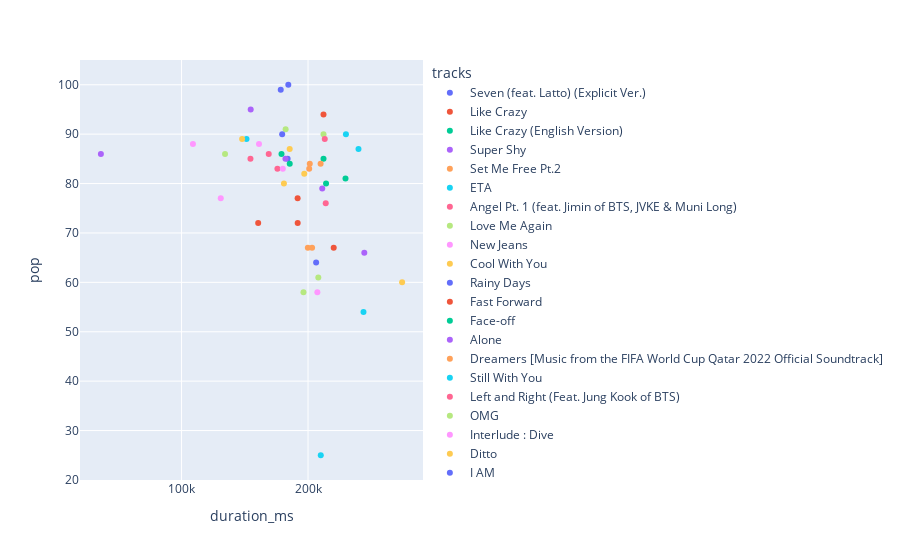

Notebook code cell kept with this figure:
### Markdown cell above
observing a few the top 50 song across each country we can see that it looks like the sweet spot for song length using the spotify popularity metric is about 200k ms.There are not many examples of song that reach the top 50 around 300k ms but when they do they are not high in the top 50.However while songs around 100k are similarly far and few between they seem to perform a bit better when they do.

### Code cell
#South Korea
px.scatter(dataframes[10],x='duration_ms',y='pop',color='tracks')

### Figure 1 — Plotly figure (JSON) as saved in the notebook; plotly's stock layout.template omitted (floating-point values rounded to 4 significant figures)
{"data": [{"hovertemplate": "tracks=Seven (feat. Latto) (Explicit Ver.)<br>duration_ms=%{x}<br>pop=%{y}<extra></extra>", "legendgroup": "Seven (feat. Latto) (Explicit Ver.)", "marker": {"color": "#636efa", "symbol": "circle"}, "mode": "markers", "name": "Seven (feat. Latto) (Explicit Ver.)", "orientation": "v", "showlegend": true, "type": "scatter", "x": [184400], "xaxis": "x", "y": [100], "yaxis": "y"}, {"hovertemplate": "tracks=Like Crazy<br>duration_ms=%{x}<br>pop=%{y}<extra></extra>", "legendgroup": "Like Crazy", "marker": {"color": "#EF553B", "symbol": "circle"}, "mode": "markers", "name": "Like Crazy", "orientation": "v", "showlegend": true, "type": "scatter", "x": [212241], "xaxis": "x", "y": [94], "yaxis": "y"}, {"hovertemplate": "tracks=Like Crazy (English Version)<br>duration_ms=%{x}<br>pop=%{y}<extra></extra>", "legendgroup": "Like Crazy (English Version)", "marker": {"color": "#00cc96", "symbol": "circle"}, "mode": "markers", "name": "Like Crazy (English Version)", "orientation": "v", "showlegend": true, "type": "scatter", "x": [212253], "xaxis": "x", "y": [85], "yaxis": "y"}, {"hovertemplate": "tracks=Super Shy<br>duration_ms=%{x}<br>pop=%{y}<extra></extra>", "legendgroup": "Super Shy", "marker": {"color": "#ab63fa", "symbol": "circle"}, "mode": "markers", "name": "Super Shy", "orientation": "v", "showlegend": true, "type": "scatter", "x": [154666], "xaxis": "x", "y": [95], "yaxis": "y"}, {"hovertemplate": "tracks=Set Me Free Pt.2<br>duration_ms=%{x}<br>pop=%{y}<extra></extra>", "legendgroup": "Set Me Free Pt.2", "marker": {"color": "#FFA15A", "symbol": "circle"}, "mode": "markers", "name": "Set Me Free Pt.2", "orientation": "v", "showlegend": true, "type": "scatter", "x": [200929], "xaxis": "x", "y": [83], "yaxis": "y"}, {"hovertemplate": "tracks=ETA<br>duration_ms=%{x}<br>pop=%{y}<extra></extra>", "legendgroup": "ETA", "marker": {"color": "#19d3f3", "symbol": "circle"}, "mode": "markers", "name": "ETA", "orientation": "v", "showlegend": true, "type": "scatter", "x": [151373], "xaxis": "x", "y": [89], "yaxis": "y"}, {"hovertemplate": "tracks=Angel Pt. 1 (feat. Jimin of BTS, JVKE & Muni Long)<br>duration_ms=%{x}<br>pop=%{y}<extra></extra>", "legendgroup": "Angel Pt. 1 (feat. Jimin of BTS, JVKE & Muni Long)", "marker": {"color": "#FF6692", "symbol": "circle"}, "mode": "markers", "name": "Angel Pt. 1 (feat. Jimin of BTS, JVKE & Muni Long)", "orientation": "v", "showlegend": true, "type": "scatter", "x": [175802], "xaxis": "x", "y": [83], "yaxis": "y"}, {"hovertemplate": "tracks=Love Me Again<br>duration_ms=%{x}<br>pop=%{y}<extra></extra>", "legendgroup": "Love Me Again", "marker": {"color": "#B6E880", "symbol": "circle"}, "mode": "markers", "name": "Love Me Again", "orientation": "v", "showlegend": true, "type": "scatter", "x": [182293], "xaxis": "x", "y": [91], "yaxis": "y"}, {"hovertemplate": "tracks=New Jeans<br>duration_ms=%{x}<br>pop=%{y}<extra></extra>", "legendgroup": "New Jeans", "marker": {"color": "#FF97FF", "symbol": "circle"}, "mode": "markers", "name": "New Jeans", "orientation": "v", "showlegend": true, "type": "scatter", "x": [108986], "xaxis": "x", "y": [88], "yaxis": "y"}, {"hovertemplate": "tracks=Cool With You<br>duration_ms=%{x}<br>pop=%{y}<extra></extra>", "legendgroup": "Cool With You", "marker": {"color": "#FECB52", "symbol": "circle"}, "mode": "markers", "name": "Cool With You", "orientation": "v", "showlegend": true, "type": "scatter", "x": [147880], "xaxis": "x", "y": [89], "yaxis": "y"}, {"hovertemplate": "tracks=Rainy Days<br>duration_ms=%{x}<br>pop=%{y}<extra></extra>", "legendgroup": "Rainy Days", "marker": {"color": "#636efa", "symbol": "circle"}, "mode": "markers", "name": "Rainy Days", "orientation": "v", "showlegend": true, "type": "scatter", "x": [179560], "xaxis": "x", "y": [90], "yaxis": "y"}, {"hovertemplate": "tracks=Fast Forward<br>duration_ms=%{x}<br>pop=%{y}<extra></extra>", "legendgroup": "Fast Forward", "marker": {"color": "#EF553B", "symbol": "circle"}, "mode": "markers", "name": "Fast Forward", "orientation": "v", "showlegend": true, "type": "scatter", "x": [160578], "xaxis": "x", "y": [72], "yaxis": "y"}, {"hovertemplate": "tracks=Face-off<br>duration_ms=%{x}<br>pop=%{y}<extra></extra>", "legendgroup": "Face-off", "marker": {"color": "#00cc96", "symbol": "circle"}, "mode": "markers", "name": "Face-off", "orientation": "v", "showlegend": true, "type": "scatter", "x": [229627], "xaxis": "x", "y": [81], "yaxis": "y"}, {"hovertemplate": "tracks=Alone<br>duration_ms=%{x}<br>pop=%{y}<extra></extra>", "legendgroup": "Alone", "marker": {"color": "#ab63fa", "symbol": "circle"}, "mode": "markers", "name": "Alone", "orientation": "v", "showlegend": true, "type": "scatter", "x": [211250], "xaxis": "x", "y": [79], "yaxis": "y"}, {"hovertemplate": "tracks=Dreamers [Music from the FIFA World Cup Qatar 2022 Official Soundtrack]<br>duration_ms=%{x}<br>pop=%{y}<extra></extra>", "legendgroup": "Dreamers [Music from the FIFA World Cup Qatar 2022 Official Soundtrack]", "marker": {"color": "#FFA15A", "symbol": "circle"}, "mode": "markers", "name": "Dreamers [Music from the FIFA World Cup Qatar 2022 Official Soundtrack]", "orientation": "v", "showlegend": true, "type": "scatter", "x": [201391], "xaxis": "x", "y": [84], "yaxis": "y"}, {"hovertemplate": "tracks=Still With You<br>duration_ms=%{x}<br>pop=%{y}<extra></extra>", "legendgroup": "Still With You", "marker": {"color": "#19d3f3", "symbol": "circle"}, "mode": "markers", "name": "Still With You", "orientation": "v", "showlegend": true, "type": "scatter", "x": [239905], "xaxis": "x", "y": [87], "yaxis": "y"}, {"hovertemplate": "tracks=Left and Right (Feat. Jung Kook of BTS)<br>duration_ms=%{x}<br>pop=%{y}<extra></extra>", "legendgroup": "Left and Right (Feat. Jung Kook of BTS)", "marker": {"color": "#FF6692", "symbol": "circle"}, "mode": "markers", "name": "Left and Right (Feat. Jung Kook of BTS)", "orientation": "v", "showlegend": true, "type": "scatter", "x": [154486], "xaxis": "x", "y": [85], "yaxis": "y"}, {"hovertemplate": "tracks=OMG<br>duration_ms=%{x}<br>pop=%{y}<extra></extra>", "legendgroup": "OMG", "marker": {"color": "#B6E880", "symbol": "circle"}, "mode": "markers", "name": "OMG", "orientation": "v", "showlegend": true, "type": "scatter", "x": [212253], "xaxis": "x", "y": [90], "yaxis": "y"}, {"hovertemplate": "tracks=Interlude : Dive<br>duration_ms=%{x}<br>pop=%{y}<extra></extra>", "legendgroup": "Interlude : Dive", "marker": {"color": "#FF97FF", "symbol": "circle"}, "mode": "markers", "name": "Interlude : Dive", "orientation": "v", "showlegend": true, "type": "scatter", "x": [130996], "xaxis": "x", "y": [77], "yaxis": "y"}, {"hovertemplate": "tracks=Ditto<br>duration_ms=%{x}<br>pop=%{y}<extra></extra>", "legendgroup": "Ditto", "marker": {"color": "#FECB52", "symbol": "circle"}, "mode": "markers", "name": "Ditto", "orientation": "v", "showlegend": true, "type": "scatter", "x": [185506], "xaxis": "x", "y": [87], "yaxis": "y"}, {"hovertemplate": "tracks=I AM<br>duration_ms=%{x}<br>pop=%{y}<extra></extra>", "legendgroup": "I AM", "marker": {"color": "#636efa", "symbol": "circle"}, "mode": "markers", "name": "I AM", "orientation": "v", "showlegend": true, "type": "scatter", "x": [183853], "xaxis": "x", "y": [85], "yaxis": "y"}, {"hovertemplate": "tracks=Grain of Sand<br>duration_ms=%{x}<br>pop=%{y}<extra></extra>", "legendgroup": "Grain of Sand", "marker": {"color": "#EF553B", "symbol": "circle"}, "mode": "markers", "name": "Grain of Sand", "orientation": "v", "showlegend": true, "type": "scatter", "x": [220309], "xaxis": "x", "y": [67], "yaxis": "y"}, {"hovertemplate": "tracks=Hype Boy<br>duration_ms=%{x}<br>pop=%{y}<extra></extra>", "legendgroup": "Hype Boy", "marker": {"color": "#00cc96", "symbol": "circle"}, "mode": "markers", "name": "Hype Boy", "orientation": "v", "showlegend": true, "type": "scatter", "x": [179026], "xaxis": "x", "y": [86], "yaxis": "y"}, {"hovertemplate": "tracks=London Boy<br>duration_ms=%{x}<br>pop=%{y}<extra></extra>", "legendgroup": "London Boy", "marker": {"color": "#ab63fa", "symbol": "circle"}, "mode": "markers", "name": "London Boy", "orientation": "v", "showlegend": true, "type": "scatter", "x": [244500], "xaxis": "x", "y": [66], "yaxis": "y"}, {"hovertemplate": "tracks=Christmas Tree<br>duration_ms=%{x}<br>pop=%{y}<extra></extra>", "legendgroup": "Christmas Tree", "marker": {"color": "#FFA15A", "symbol": "circle"}, "mode": "markers", "name": "Christmas Tree", "orientation": "v", "showlegend": true, "type": "scatter", "x": [209946], "xaxis": "x", "y": [84], "yaxis": "y"}, {"hovertemplate": "tracks=Take Two<br>duration_ms=%{x}<br>pop=%{y}<extra></extra>", "legendgroup": "Take Two", "marker": {"color": "#19d3f3", "symbol": "circle"}, "mode": "markers", "name": "Take Two", "orientation": "v", "showlegend": true, "type": "scatter", "x": [229953], "xaxis": "x", "y": [90], "yaxis": "y"}, {"hovertemplate": "tracks=People Pt.2 (feat. IU)<br>duration_ms=%{x}<br>pop=%{y}<extra></extra>", "legendgroup": "People Pt.2 (feat. IU)", "marker": {"color": "#FF6692", "symbol": "circle"}, "mode": "markers", "name": "People Pt.2 (feat. IU)", "orientation": "v", "showlegend": true, "type": "scatter", "x": [213995], "xaxis": "x", "y": [76], "yaxis": "y"}, {"hovertemplate": "tracks=ASAP<br>duration_ms=%{x}<br>pop=%{y}<extra></extra>", "legendgroup": "ASAP", "marker": {"color": "#B6E880", "symbol": "circle"}, "mode": "markers", "name": "ASAP", "orientation": "v", "showlegend": true, "type": "scatter", "x": [134386], "xaxis": "x", "y": [86], "yaxis": "y"}, {"hovertemplate": "tracks=Queencard<br>duration_ms=%{x}<br>pop=%{y}<extra></extra>", "legendgroup": "Queencard", "marker": {"color": "#FF97FF", "symbol": "circle"}, "mode": "markers", "name": "Queencard", "orientation": "v", "showlegend": true, "type": "scatter", "x": [161240], "xaxis": "x", "y": [88], "yaxis": "y"}, {"hovertemplate": "tracks=Spicy<br>duration_ms=%{x}<br>pop=%{y}<extra></extra>", "legendgroup": "Spicy", "marker": {"color": "#FECB52", "symbol": "circle"}, "mode": "markers", "name": "Spicy", "orientation": "v", "showlegend": true, "type": "scatter", "x": [197040], "xaxis": "x", "y": [82], "yaxis": "y"}, {"hovertemplate": "tracks=Polaroid<br>duration_ms=%{x}<br>pop=%{y}<extra></extra>", "legendgroup": "Polaroid", "marker": {"color": "#636efa", "symbol": "circle"}, "mode": "markers", "name": "Polaroid", "orientation": "v", "showlegend": true, "type": "scatter", "x": [206400], "xaxis": "x", "y": [64], "yaxis": "y"}, {"hovertemplate": "tracks=Steal The Show - From \"Elemental\"<br>duration_ms=%{x}<br>pop=%{y}<extra></extra>", "legendgroup": "Steal The Show - From \"Elemental\"", "marker": {"color": "#EF553B", "symbol": "circle"}, "mode": "markers", "name": "Steal The Show - From \"Elemental\"", "orientation": "v", "showlegend": true, "type": "scatter", "x": [191779], "xaxis": "x", "y": [77], "yaxis": "y"}, {"hovertemplate": "tracks=Eve, Psyche & The Bluebeard’s wife<br>duration_ms=%{x}<br>pop=%{y}<extra></extra>", "legendgroup": "Eve, Psyche & The Bluebeard’s wife", "marker": {"color": "#00cc96", "symbol": "circle"}, "mode": "markers", "name": "Eve, Psyche & The Bluebeard’s wife", "orientation": "v", "showlegend": true, "type": "scatter", "x": [185538], "xaxis": "x", "y": [84], "yaxis": "y"}, {"hovertemplate": "tracks=Get Up<br>duration_ms=%{x}<br>pop=%{y}<extra></extra>", "legendgroup": "Get Up", "marker": {"color": "#ab63fa", "symbol": "circle"}, "mode": "markers", "name": "Get Up", "orientation": "v", "showlegend": true, "type": "scatter", "x": [36226], "xaxis": "x", "y": [86], "yaxis": "y"}, {"hovertemplate": "tracks=Better Things<br>duration_ms=%{x}<br>pop=%{y}<extra></extra>", "legendgroup": "Better Things", "marker": {"color": "#FFA15A", "symbol": "circle"}, "mode": "markers", "name": "Better Things", "orientation": "v", "showlegend": true, "type": "scatter", "x": [203216], "xaxis": "x", "y": [67], "yaxis": "y"}, {"hovertemplate": "tracks=Let's Say Goodbye<br>duration_ms=%{x}<br>pop=%{y}<extra></extra>", "legendgroup": "Let's Say Goodbye", "marker": {"color": "#19d3f3", "symbol": "circle"}, "mode": "markers", "name": "Let's Say Goodbye", "orientation": "v", "showlegend": true, "type": "scatter", "x": [243853], "xaxis": "x", "y": [54], "yaxis": "y"}, {"hovertemplate": "tracks=アイドル<br>duration_ms=%{x}<br>pop=%{y}<extra></extra>", "legendgroup": "アイドル", "marker": {"color": "#FF6692", "symbol": "circle"}, "mode": "markers", "name": "アイドル", "orientation": "v", "showlegend": true, "type": "scatter", "x": [213233], "xaxis": "x", "y": [89], "yaxis": "y"}, {"hovertemplate": "tracks=Supernova - Japanese Version<br>duration_ms=%{x}<br>pop=%{y}<extra></extra>", "legendgroup": "Supernova - Japanese Version", "marker": {"color": "#B6E880", "symbol": "circle"}, "mode": "markers", "name": "Supernova - Japanese Version", "orientation": "v", "showlegend": true, "type": "scatter", "x": [208133], "xaxis": "x", "y": [61], "yaxis": "y"}, {"hovertemplate": "tracks=Attention<br>duration_ms=%{x}<br>pop=%{y}<extra></extra>", "legendgroup": "Attention", "marker": {"color": "#FF97FF", "symbol": "circle"}, "mode": "markers", "name": "Attention", "orientation": "v", "showlegend": true, "type": "scatter", "x": [180066], "xaxis": "x", "y": [83], "yaxis": "y"}, {"hovertemplate": "tracks=If We Ever Meet Again<br>duration_ms=%{x}<br>pop=%{y}<extra></extra>", "legendgroup": "If We Ever Meet Again", "marker": {"color": "#FECB52", "symbol": "circle"}, "mode": "markers", "name": "If We Ever Meet Again", "orientation": "v", "showlegend": true, "type": "scatter", "x": [274386], "xaxis": "x", "y": [60], "yaxis": "y"}, {"hovertemplate": "tracks=Cruel Summer<br>duration_ms=%{x}<br>pop=%{y}<extra></extra>", "legendgroup": "Cruel Summer", "marker": {"color": "#636efa", "symbol": "circle"}, "mode": "markers", "name": "Cruel Summer", "orientation": "v", "showlegend": true, "type": "scatter", "x": [178426], "xaxis": "x", "y": [99], "yaxis": "y"}, {"hovertemplate": "tracks=SOS<br>duration_ms=%{x}<br>pop=%{y}<extra></extra>", "legendgroup": "SOS", "marker": {"color": "#EF553B", "symbol": "circle"}, "mode": "markers", "name": "SOS", "orientation": "v", "showlegend": true, "type": "scatter", "x": [191826], "xaxis": "x", "y": [72], "yaxis": "y"}, {"hovertemplate": "tracks=Sweet Night<br>duration_ms=%{x}<br>pop=%{y}<extra></extra>", "legendgroup": "Sweet Night", "marker": {"color": "#00cc96", "symbol": "circle"}, "mode": "markers", "name": "Sweet Night", "orientation": "v", "showlegend": true, "type": "scatter", "x": [214258], "xaxis": "x", "y": [80], "yaxis": "y"}, {"hovertemplate": "tracks=UNFORGIVEN (feat. Nile Rodgers)<br>duration_ms=%{x}<br>pop=%{y}<extra></extra>", "legendgroup": "UNFORGIVEN (feat. Nile Rodgers)", "marker": {"color": "#ab63fa", "symbol": "circle"}, "mode": "markers", "name": "UNFORGIVEN (feat. Nile Rodgers)", "orientation": "v", "showlegend": true, "type": "scatter", "x": [182148], "xaxis": "x", "y": [85], "yaxis": "y"}, {"hovertemplate": "tracks=Summer (Feat. BE’O)<br>duration_ms=%{x}<br>pop=%{y}<extra></extra>", "legendgroup": "Summer (Feat. BE’O)", "marker": {"color": "#FFA15A", "symbol": "circle"}, "mode": "markers", "name": "Summer (Feat. BE’O)", "orientation": "v", "showlegend": true, "type": "scatter", "x": [199866], "xaxis": "x", "y": [67], "yaxis": "y"}, {"hovertemplate": "tracks=KIDDING<br>duration_ms=%{x}<br>pop=%{y}<extra></extra>", "legendgroup": "KIDDING", "marker": {"color": "#19d3f3", "symbol": "circle"}, "mode": "markers", "name": "KIDDING", "orientation": "v", "showlegend": true, "type": "scatter", "x": [210081], "xaxis": "x", "y": [25], "yaxis": "y"}, {"hovertemplate": "tracks=Haegeum<br>duration_ms=%{x}<br>pop=%{y}<extra></extra>", "legendgroup": "Haegeum", "marker": {"color": "#FF6692", "symbol": "circle"}, "mode": "markers", "name": "Haegeum", "orientation": "v", "showlegend": true, "type": "scatter", "x": [168926], "xaxis": "x", "y": [86], "yaxis": "y"}, {"hovertemplate": "tracks=Rainbow<br>duration_ms=%{x}<br>pop=%{y}<extra></extra>", "legendgroup": "Rainbow", "marker": {"color": "#B6E880", "symbol": "circle"}, "mode": "markers", "name": "Rainbow", "orientation": "v", "showlegend": true, "type": "scatter", "x": [196400], "xaxis": "x", "y": [58], "yaxis": "y"}, {"hovertemplate": "tracks=Our Blues, Our Life<br>duration_ms=%{x}<br>pop=%{y}<extra></extra>", "legendgroup": "Our Blues, Our Life", "marker": {"color": "#FF97FF", "symbol": "circle"}, "mode": "markers", "name": "Our Blues, Our Life", "orientation": "v", "showlegend": true, "type": "scatter", "x": [207386], "xaxis": "x", "y": [58], "yaxis": "y"}, {"hovertemplate": "tracks=Lilith (feat. SUGA of BTS) (Diablo IV Anthem)<br>duration_ms=%{x}<br>pop=%{y}<extra></extra>", "legendgroup": "Lilith (feat. SUGA of BTS) (Diablo IV Anthem)", "marker": {"color": "#FECB52", "symbol": "circle"}, "mode": "markers", "name": "Lilith (feat. SUGA of BTS) (Diablo IV Anthem)", "orientation": "v", "showlegend": true, "type": "scatter", "x": [180933], "xaxis": "x", "y": [80], "yaxis": "y"}], "layout": {"legend": {"title": {"text": "tracks"}, "tracegroupgap": 0}, "margin": {"t": 60}, "xaxis": {"anchor": "y", "domain": [0, 1], "title": {"text": "duration_ms"}}, "yaxis": {"anchor": "x", "domain": [0, 1], "title": {"text": "pop"}}}}
